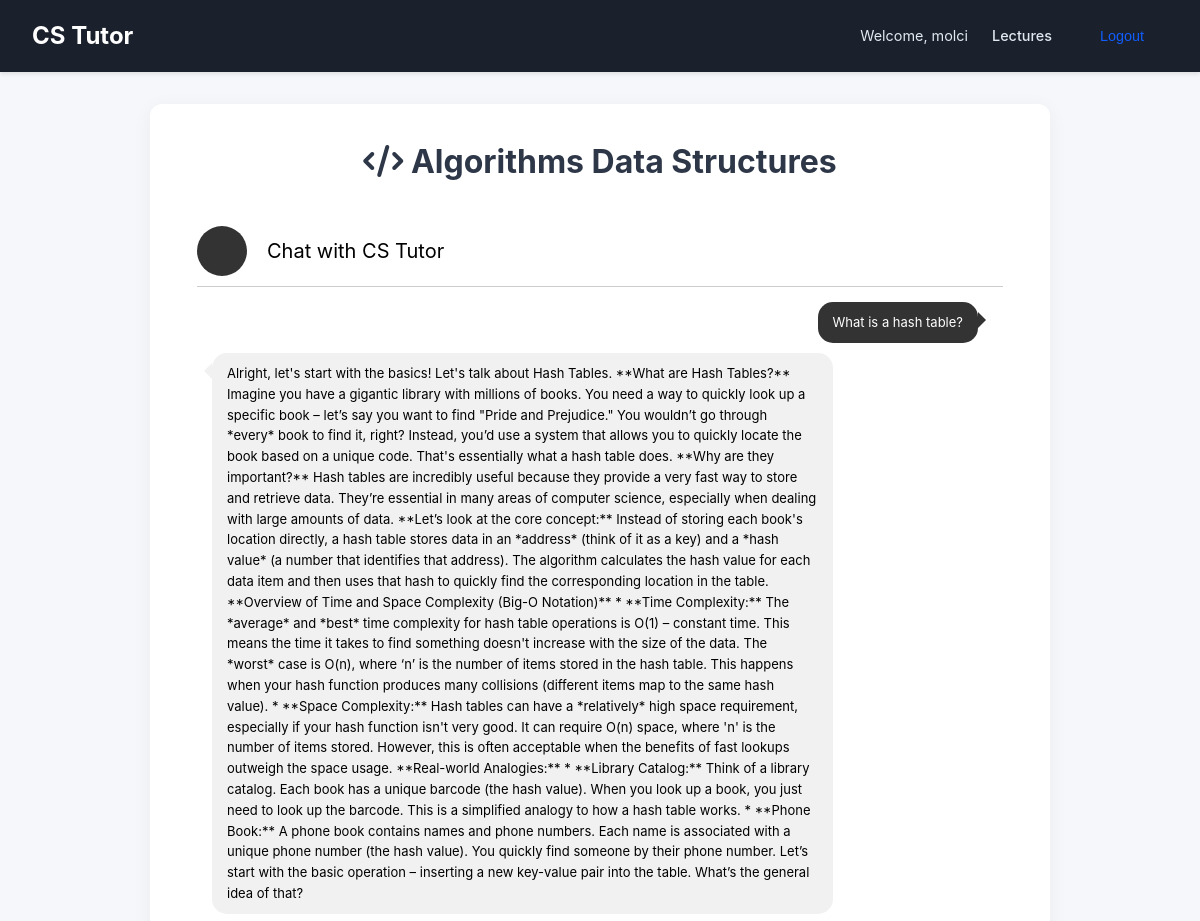
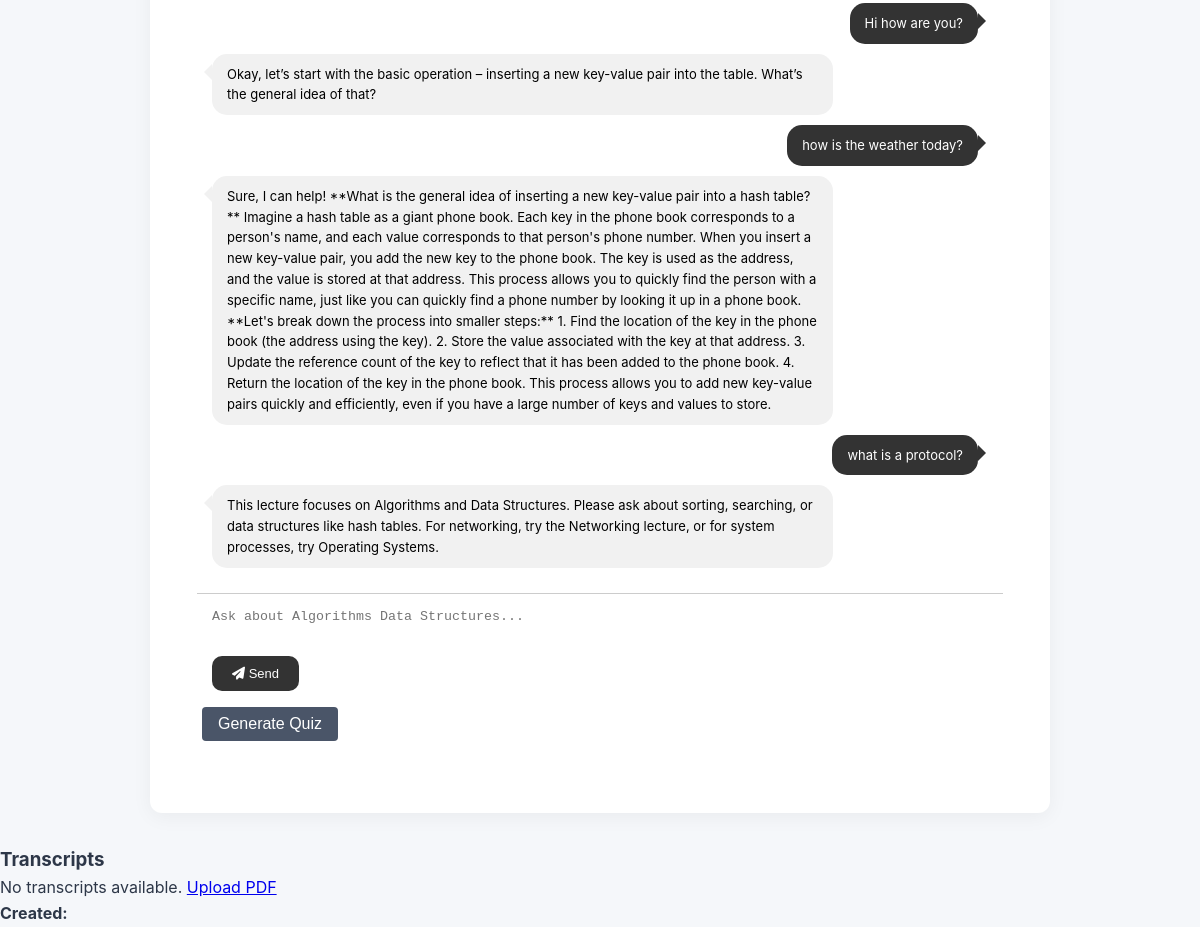
/lecture/algorithms_data_structures/ (signed in), run on an earlier commit of the app's database (2 pictures, top to bottom).
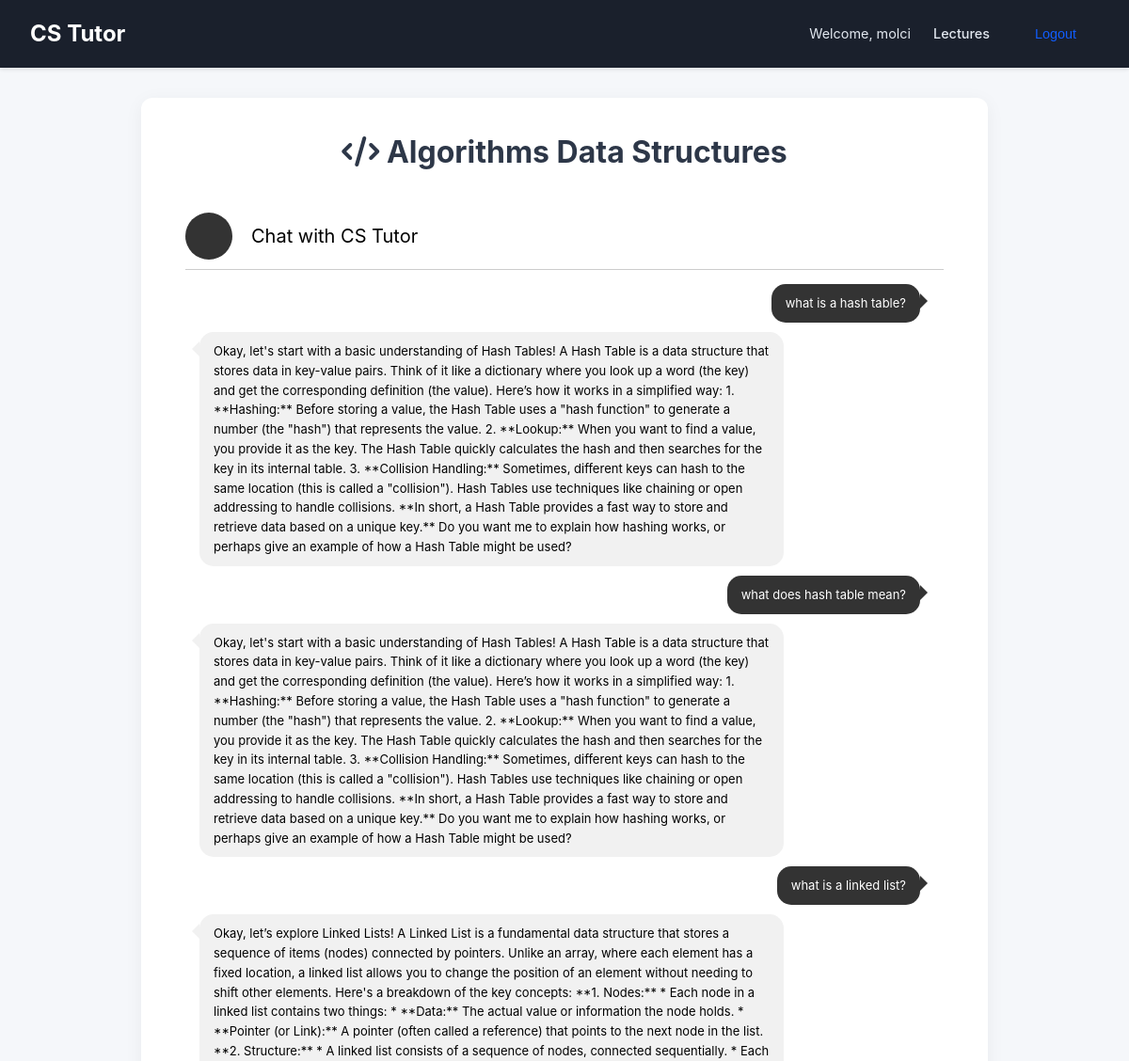
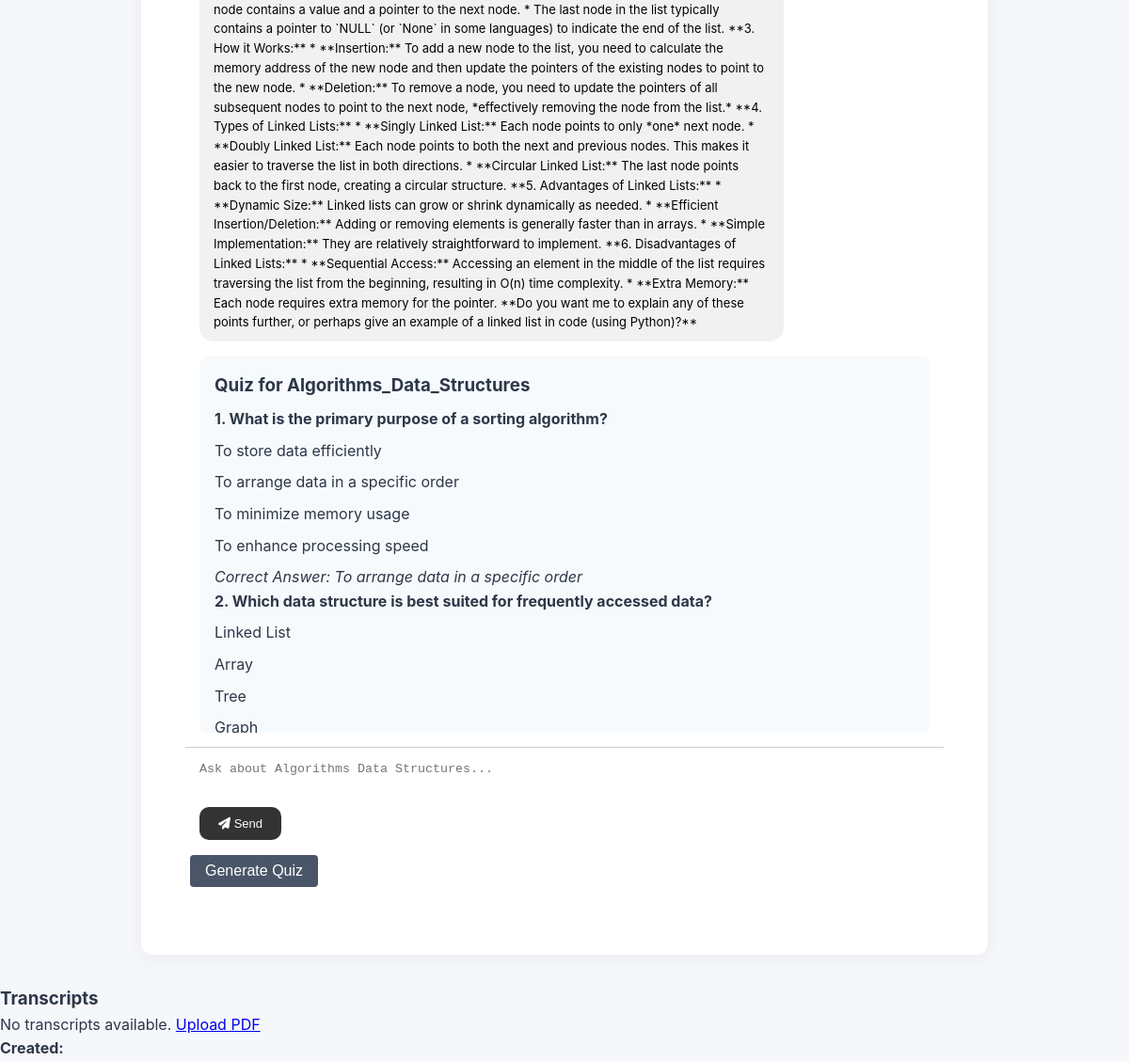
And on a later commit of the database (2 pictures, top to bottom).
### ai_model/models.py (models this page shows)
class ChatHistory(models.Model):
    user = models.ForeignKey(User, on_delete=models.CASCADE)
    lecture = models.CharField(max_length=100)
    user_input = models.TextField(blank=True)
    bot_response = models.TextField(blank=True)
    quiz_id = models.ForeignKey('Quiz', null=True, blank=True, on_delete=models.SET_NULL)
    created_at = models.DateTimeField(auto_now_add=True)

class Quiz(models.Model):
    user = models.ForeignKey(User, on_delete=models.CASCADE)
    lecture = models.CharField(max_length=100)
    question = models.TextField()
    options = models.JSONField()
    correct_answer = models.TextField()
    created_at = models.DateTimeField(auto_now_add=True)

### ai_model/views.py (the view, shortened to what this page needs)
# urls.py: path('lecture/<str:lecture_name>/', views.lecture_view, name='lecture'),
@login_required
def lecture_view(request, lecture_name):
    lecture_config = {
        'algorithms_data_structures': {
            'prompt_file': 'algorithms_data_structures.txt',
            'template': 'lecture_chat.html',
            'lecture_id': 'algorithms_data_structures'
        },
        'networking': {
            'prompt_file': 'networking.txt',
            'template': 'lecture_chat.html',
            'lecture_id': 'networking'
        },
        'operating_systems': {
            'prompt_file': 'operating_systems.txt',
            'template': 'lecture_chat.html',
            'lecture_id': 'operating_systems'
        },
    }
    config = lecture_config.get(lecture_name)
    if not config:
        logger.error(f"Lecture not found: {lecture_name}")
        return render(request, '404.html', {'error': 'Lecture not found'}, status=404)
    start_time = time.time()
    cache_key = f'chat_history:{request.user.id}:{lecture_name}'
    cached_history = cache.get(cache_key)
    if cached_history:
        logger.info(f"Cache hit for {cache_key}, time: {time.time() - start_time:.3f}s")
        chat_history = cached_history
    else:
        logger.info(f"Cache miss for {cache_key}, querying SQLite")
        chat_history = ChatHistory.objects.filter(
            user=request.user, lecture=config['lecture_id']
        ).order_by('created_at')
        cache.set(cache_key, list(chat_history), timeout=3600)
        logger.info(f"Cached {cache_key}, time: {time.time() - start_time:.3f}s")
    quizzes = Quiz.objects.filter(user=request.user, lecture=lecture_name).order_by('created_at')
    transcripts = Transcript.objects.filter(user=request.user, lecture=lecture_name).order_by('-created_at')
    return render(request, config['template'], {
        "chat_history": chat_history,
        "quizzes": quizzes,
        "transcripts": transcripts,  # Add transcripts
        "lecture_name": lecture_name,
        "lecture_title": lecture_name.replace('_', ' ').title(),
    })

### templates/lecture_chat.html (shortened to what this page needs)
<!DOCTYPE html>
<html lang="en">
  {% load static %}
  <head>
    <link rel="stylesheet" href="{% static 'css/style.css' %}" />
    <link rel="stylesheet" href="{% static 'css/chat.css' %}" />
    <link
      rel="stylesheet"
      href="https://cdnjs.cloudflare.com/ajax/libs/font-awesome/6.4.0/css/all.min.css"
    />
  </head>
  <body>
    <header>
      <nav class="navbar">
        <a href="{% url 'lecture_list' %}" class="nav-brand">CS Tutor</a>
        <div class="nav-links">
          <span>Welcome, {{ request.user.username }}</span>
          <a href="{% url 'lecture_list' %}">Lectures</a>
          <form
            method="post"
            action="{% url 'logout' %}"
            style="display: inline"
          >
            <button type="submit" class="nav-button">Logout</button>
          </form>
        </div>
      </nav>
    </header>
    <main class="container">
      <h2>
        <i
          class="fas {% if lecture_name == 'algorithms_data_structures' %}fa-code{% elif lecture_name == 'networking' %}fa-network-wired{% else %}fa-server{% endif %}"
        ></i>
        {{ lecture_title }}
      </h2>
      <div class="card-container">
        <div class="card-header">
          <div class="img-avatar"></div>
          <div class="text-chat">Chat with CS Tutor</div>
        </div>
        <div class="card-body">
          <div class="messages-container" id="chat-box">
    {% include "partials/lecture_chat.html" %}
          </div>
          <div class="message-input">
            <form method="post" id="chat-form">
              <textarea
                name="question"
                id="user-question"
                placeholder="Ask about {{ lecture_title }}..."
                class="message-send"
                required
              ></textarea>
              <button type="submit" class="button-send">
                <i class="fas fa-paper-plane"></i> Send
              </button>
            </form>
            <button class="quiz-generate" id="quiz-generate">
              Generate Quiz
            </button>
          </div>
        </div>
      </div>
    </main>
    <h3>Transcripts</h3>
    {% for transcript in transcripts %}
    <div>
        <p><strong>Created:</strong> {{ transcript.created_at }}</p>
        <p>{{ transcript.transcript_text|truncatewords:50 }}</p>
        <a href="{% url 'transcript_detail' transcript.id %}">View Full Transcript</a>
    </div>
{% empty %}
    <p>No transcripts available. <a href="{% url 'upload_lecture_pdf' lecture_name %}">Upload PDF</a></p>
{% endfor %}
    <div>
        <p><strong>Created:</strong> {{ transcript.created_at }}</p>
    </div>
  </body>
</html>

### templates/partials/lecture_chat.html
{% for message in chat_history %} {% if message.user_input %}
<div class="message-box right">
  <p>{{ message.user_input }}</p>
</div>
{% endif %} {% if message.bot_response %}
<div class="message-box left">
  <p>{{ message.bot_response }}</p>
</div>
{% endif %} {% endfor %} {% if quizzes %}
<div class="quiz-container">
  <h3>Quiz for {{ lecture_name|title }}</h3>
  {% for quiz in quizzes %}
  <div class="quiz-question">
    <p><strong>{{ forloop.counter }}. {{ quiz.question }}</strong></p>
    <ul>
      {% for option in quiz.options %}
      <li>{{ option }}</li>
      {% endfor %}
    </ul>
    <p><em>Correct Answer: {{ quiz.correct_answer }}</em></p>
  </div>
  {% endfor %}
</div>
{% endif %}

What changed in the data, as far as the page shows it:
removed ChatHistory: user_input "What is a hash table?", bot_response "Alright, let's start with the basics! Let's talk about Hash Tables. **What are Hash Tables?** Imagine you have a gigantic library with millions of books. You need a way to quickly look up a specific book – let’s say you want to find \"Pride and Prejudice.\" You wouldn’t go through *every* book to find it, right? Instead, you’d use a system that allows you to quickly locate the book based on a unique code. That's essentially what a hash table does. **Why are they important?** Hash tables are incredibly useful because they provide a very fast way to store and retrieve data. They’re essential in many areas of computer science, especially when dealing with large amounts of data. **Let’s look at…"
removed ChatHistory: user_input "Hi how are you?", bot_response "Okay, let’s start with the basic operation – inserting a new key-value pair into the table. What’s the general idea of that?"
removed ChatHistory: user_input "how is the weather today?", bot_response "Sure, I can help! **What is the general idea of inserting a new key-value pair into a hash table?** Imagine a hash table as a giant phone book. Each key in the phone book corresponds to a person's name, and each value corresponds to that person's phone number. When you insert a new key-value pair, you add the new key to the phone book. The key is used as the address, and the value is stored at that address. This process allows you to quickly find the person with a specific name, just like you can quickly find a phone number by looking it up in a phone book. **Let's break down the process into smaller steps:** 1. Find the location of the key in the phone book (the address using the key). 2.…"
removed ChatHistory: user_input "what is a protocol?", bot_response "This lecture focuses on Algorithms and Data Structures. Please ask about sorting, searching, or data structures like hash tables. For networking, try the Networking lecture, or for system processes, try Operating Systems."
added ChatHistory: user_input "what is a hash table?", bot_response "Okay, let's start with a basic understanding of Hash Tables! A Hash Table is a data structure that stores data in key-value pairs. Think of it like a dictionary where you look up a word (the key) and get the corresponding definition (the value). Here’s how it works in a simplified way: 1. **Hashing:** Before storing a value, the Hash Table uses a \"hash function\" to generate a number (the \"hash\") that represents the value. 2. **Lookup:** When you want to find a value, you provide it as the key. The Hash Table quickly calculates the hash and then searches for the key in its internal table. 3. **Collision Handling:** Sometimes, different keys can hash to the same location (this is called a…"
added ChatHistory: user_input "what does hash table mean?", bot_response "Okay, let's start with a basic understanding of Hash Tables! A Hash Table is a data structure that stores data in key-value pairs. Think of it like a dictionary where you look up a word (the key) and get the corresponding definition (the value). Here’s how it works in a simplified way: 1. **Hashing:** Before storing a value, the Hash Table uses a \"hash function\" to generate a number (the \"hash\") that represents the value. 2. **Lookup:** When you want to find a value, you provide it as the key. The Hash Table quickly calculates the hash and then searches for the key in its internal table. 3. **Collision Handling:** Sometimes, different keys can hash to the same location (this is called a…"
added ChatHistory: user_input "what is a linked list?", bot_response "Okay, let’s explore Linked Lists! A Linked List is a fundamental data structure that stores a sequence of items (nodes) connected by pointers. Unlike an array, where each element has a fixed location, a linked list allows you to change the position of an element without needing to shift other elements. Here's a breakdown of the key concepts: **1. Nodes:** * Each node in a linked list contains two things: * **Data:** The actual value or information the node holds. * **Pointer (or Link):** A pointer (often called a reference) that points to the next node in the list. **2. Structure:** * A linked list consists of a sequence of nodes, connected sequentially. * Each node contains a value and a…"
added Quiz: question "What is the primary purpose of a sorting algorithm?", options "To store data efficiently" "To arrange data in a specific order" "To minimize memory usage" "To enhance processing speed", correct_answer "To arrange data in a specific order"
added Quiz: question "Which data structure is best suited for frequently accessed data?", options "Linked List" "Array" "Tree" "Graph"
Also different on the page:
{{ lecture_name|title }}: (not shown) → "Algorithms_Data_Structures"
text now shown: "Quiz for"
